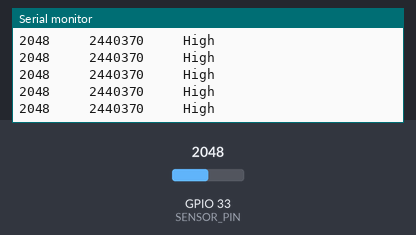
A program run on a simulated ESP32. On the bench: the last lines printed to the serial monitor. The test bench sets the inputs (shaded band); at power-on: GPIO 33 (SENSOR_PIN) = 2048.

Above: at 1.2 s.
1.3 s: GPIO 33 (SENSOR_PIN) set to 1069
At 1.48 s:
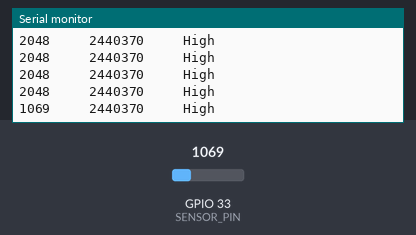
2.8 s: GPIO 33 (SENSOR_PIN) set to 962
At 3.23 s:
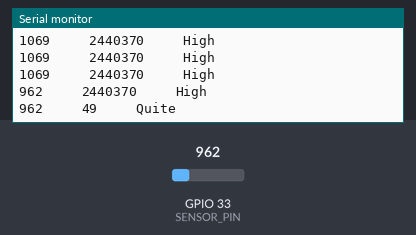
Timing chart, 0 to 5.8 s (numbered marks = the images above; inputs shaded):
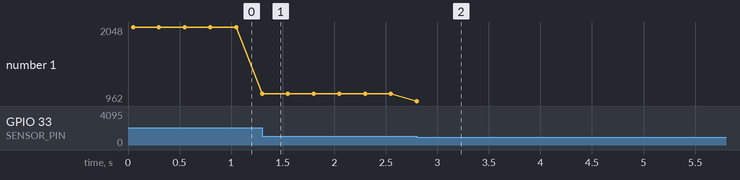

The program:

main.cpp
```cpp
#include <Arduino.h>
#include <Wire.h>


const int sampleWindow = 50;                              // Sample window width in mS (50 mS = 20Hz)
unsigned int sample;

#define SENSOR_PIN 33


void setup ()
{
  pinMode (SENSOR_PIN, INPUT); // Set the signal pin as input
  Serial.begin(115200);

  Serial.println("Sensor_RAW dB 3_Stage_Level");
}


void loop ()
{
   unsigned long startMillis= millis();                   // Start of sample window
   float peakToPeak = 0;                                  // peak-to-peak level

   unsigned int signalMax = 0;                            //minimum value
   unsigned int signalMin = 1024;                         //maximum value

                                                          // collect data for 50 mS
   while (millis() - startMillis < sampleWindow)
   {
      sample = analogRead(SENSOR_PIN);                    //get reading from microphone
      if (sample < 1024)                                  // toss out spurious readings
      {
         if (sample > signalMax)
         {
            signalMax = sample;                           // save just the max levels
         }
         else if (sample < signalMin)
         {
            signalMin = sample;                           // save just the min levels
         }
      }
   }

   peakToPeak = signalMax - signalMin;                    // max - min = peak-peak amplitude
   int db = map(peakToPeak,20,900,49.5,90);             //calibrate for deciBels

  //Writing Code: Raw Sensor Data \t dB Data \t 3-Stage Level Indicator

  Serial.print(analogRead(SENSOR_PIN)); Serial.print("     ");
  Serial.print(db); Serial.print("     ");
  if (db <= 60)
  {
    Serial.println("Quite");
  }
  else if (db > 60 && db<85)
  {
    Serial.println("Moderate");
  }
  else if (db>=85)
  {
    Serial.println("High");
  }


   delay(200);      // thingspeak needs minimum 15 sec delay between updates.
}
```

Measured:
- the behaviour switches between 1024 and 1023 on GPIO 33 (SENSOR_PIN) (found by bisection; images 1 and 2)
- after the input at 1.3 s, the serial monitor: prints a new line at once (image 1)
- after the input at 2.8 s, the serial monitor: prints a new line at once (image 2)
- plotted number 1: 2048 → 1069 after the input at 1.3 s, 1069 → 962 after the input at 2.8 s
